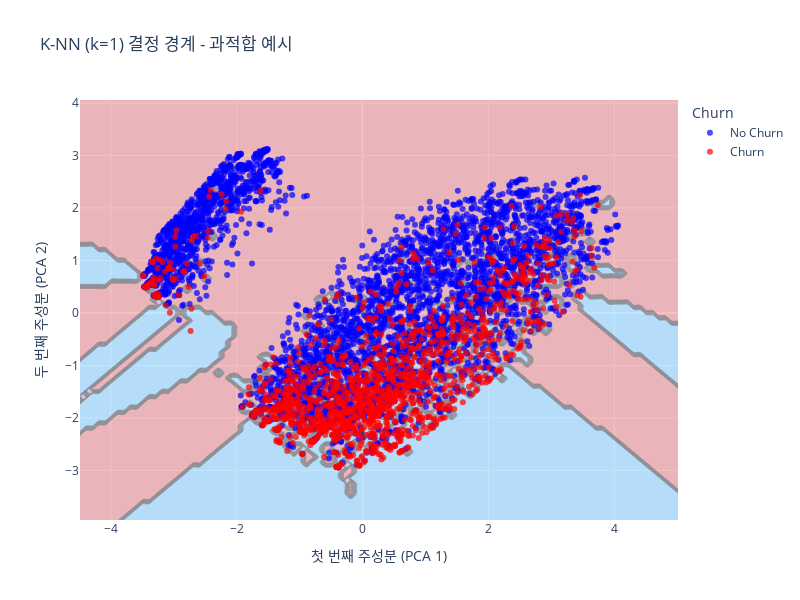
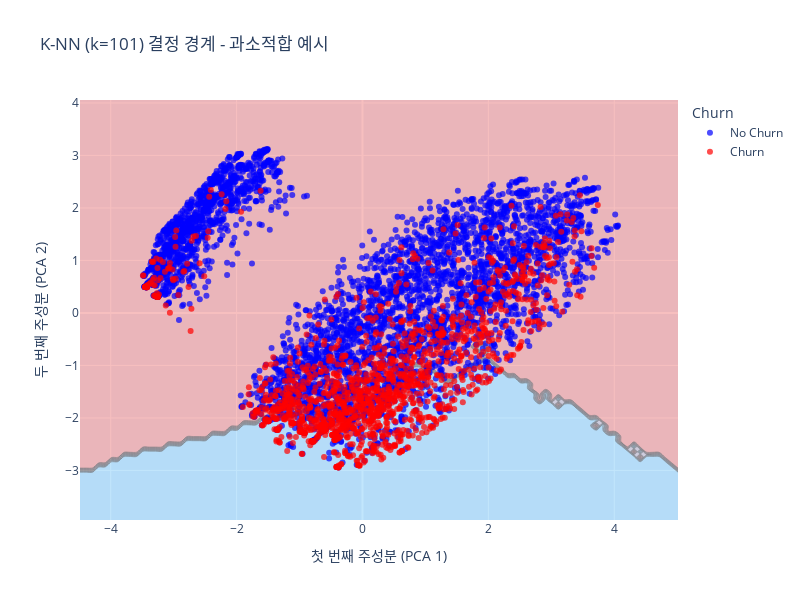

The notebook cell these images were saved under, in order:
### Markdown cell above
* **로지스틱 회귀**는 직선(선형)으로 클래스를 구분하려는 경향을 보입니다.
* **K-NN**은 데이터의 분포에 따라 더 복잡하고 구불구불한(비선형) 경계를 만듭니다.

#### ✏️ 연습문제 5: k값에 따른 결정 경계 변화 관찰하기

k값이 모델의 복잡도와 결정 경계에 어떤 영향을 미치는지 직접 확인해봅시다.

 `k=1` (가장 복잡한 모델)과 `k=101` (매우 단순한 모델)일 때의 K-NN 결정 경계를 각각 시각화하고, 두 그래프의 차이점을 설명해보세요.

 HINT: `pipeline`과 `plot_decision_boundary` 함수를 사용하세요.

### Code cell
# 연습문제 5 코드
# k=1 일 때 결정 경계 시각화
knn_pipeline_1 = Pipeline(steps=[
    ('preprocessor', preprocessor),
    ('classifier', KNeighborsClassifier(n_neighbors=1))
])
plot_decision_boundary(knn_pipeline_1, X_train, y_train, "K-NN (k=1) 결정 경계 - 과적합 예시")

# k=101 일 때 결정 경계 시각화
knn_pipeline_101 = Pipeline(steps=[
    ('preprocessor', preprocessor),
    ('classifier', KNeighborsClassifier(n_neighbors=101))
])
plot_decision_boundary(knn_pipeline_101, X_train, y_train, "K-NN (k=101) 결정 경계 - 과소적합 예시")

# 두 그래프의 차이점을 마크다운 셀에 설명해보세요.
# 예: k=1일 때는 데이터 포인트 하나하나에 민감하게 반응하여 결정 경계가 매우 복잡하고 들쭉날쭉합니다. 이는 과적합의 특징입니다.
# 반면 k=101일 때는 경계가 매우 부드럽고 단순해져, 두 클래스를 잘 구분하지 못하는 과소적합 경향을 보입니다.

### Figure 1 — Plotly figure (JSON) as saved in the notebook; plotly's stock layout.template omitted (floating-point values rounded to 4 significant figures; data arrays with more than 128 entries replaced by an {"elided": "..."} marker saying what was removed)
{"data": [{"colorscale": [[0, "lightcoral"], [1, "lightskyblue"]], "opacity": 0.5, "showscale": false, "type": "contour", "x": [-4.488, -4.388, -4.288, -4.188, -4.088, -3.988, -3.888, -3.788, -3.688, -3.588, -3.488, -3.388, -3.288, -3.188, -3.088, -2.988, -2.888, -2.788, -2.688, -2.588, -2.488, -2.388, -2.288, -2.188, -2.088, -1.988, -1.888, -1.788, -1.688, -1.588, -1.488, -1.388, -1.288, -1.188, -1.088, -0.9876, -0.8876, -0.7876, -0.6876, -0.5876, -0.4876, -0.3876, -0.2876, -0.1876, -0.08762, 0.01238, 0.1124, 0.2124, 0.3124, 0.4124, 0.5124, 0.6124, 0.7124, 0.8124, 0.9124, 1.012, 1.112, 1.212, 1.312, 1.412, 1.512, 1.612, 1.712, 1.812, 1.912, 2.012, 2.112, 2.212, 2.312, 2.412, 2.512, 2.612, 2.712, 2.812, 2.912, 3.012, 3.112, 3.212, 3.312, 3.412, 3.512, 3.612, 3.712, 3.812, 3.912, 4.012, 4.112, 4.212, 4.312, 4.412, 4.512, 4.612, 4.712, 4.812, 4.912, 5.012], "y": [-3.944, -3.844, -3.744, -3.644, -3.544, -3.444, -3.344, -3.244, -3.144, -3.044, -2.944, -2.844, -2.744, -2.644, -2.544, -2.444, -2.344, -2.244, -2.144, -2.044, -1.944, -1.844, -1.744, -1.644, -1.544, -1.444, -1.344, -1.244, -1.144, -1.044, -0.9438, -0.8438, -0.7438, -0.6438, -0.5438, -0.4438, -0.3438, -0.2438, -0.1438, -0.04376, 0.05624, 0.1562, 0.2562, 0.3562, 0.4562, 0.5562, 0.6562, 0.7562, 0.8562, 0.9562, 1.056, 1.156, 1.256, 1.356, 1.456, 1.556, 1.656, 1.756, 1.856, 1.956, 2.056, 2.156, 2.256, 2.356, 2.456, 2.556, 2.656, 2.756, 2.856, 2.956, 3.056, 3.156, 3.256, 3.356, 3.456, 3.556, 3.656, 3.756, 3.856, 3.956, 4.056], "z": {"elided": "81x96 int values"}}, {"marker": {"color": "blue", "opacity": 0.7, "size": 6}, "mode": "markers", "name": "No Churn", "showlegend": true, "type": "scatter", "x": {"elided": "4139 float values"}, "y": {"elided": "4139 float values"}}, {"marker": {"color": "red", "opacity": 0.7, "size": 6}, "mode": "markers", "name": "Churn", "showlegend": true, "type": "scatter", "x": {"elided": "1495 float values"}, "y": {"elided": "1495 float values"}}], "layout": {"height": 600, "legend": {"title": {"text": "Churn"}}, "title": {"text": "K-NN (k=1) 결정 경계 - 과적합 예시"}, "width": 800, "xaxis": {"title": {"text": "첫 번째 주성분 (PCA 1)"}}, "yaxis": {"title": {"text": "두 번째 주성분 (PCA 2)"}}}}

### Figure 2 — Plotly figure (JSON) as saved in the notebook; plotly's stock layout.template omitted (floating-point values rounded to 4 significant figures; data arrays with more than 128 entries replaced by an {"elided": "..."} marker saying what was removed)
{"data": [{"colorscale": [[0, "lightcoral"], [1, "lightskyblue"]], "opacity": 0.5, "showscale": false, "type": "contour", "x": [-4.488, -4.388, -4.288, -4.188, -4.088, -3.988, -3.888, -3.788, -3.688, -3.588, -3.488, -3.388, -3.288, -3.188, -3.088, -2.988, -2.888, -2.788, -2.688, -2.588, -2.488, -2.388, -2.288, -2.188, -2.088, -1.988, -1.888, -1.788, -1.688, -1.588, -1.488, -1.388, -1.288, -1.188, -1.088, -0.9876, -0.8876, -0.7876, -0.6876, -0.5876, -0.4876, -0.3876, -0.2876, -0.1876, -0.08762, 0.01238, 0.1124, 0.2124, 0.3124, 0.4124, 0.5124, 0.6124, 0.7124, 0.8124, 0.9124, 1.012, 1.112, 1.212, 1.312, 1.412, 1.512, 1.612, 1.712, 1.812, 1.912, 2.012, 2.112, 2.212, 2.312, 2.412, 2.512, 2.612, 2.712, 2.812, 2.912, 3.012, 3.112, 3.212, 3.312, 3.412, 3.512, 3.612, 3.712, 3.812, 3.912, 4.012, 4.112, 4.212, 4.312, 4.412, 4.512, 4.612, 4.712, 4.812, 4.912, 5.012], "y": [-3.944, -3.844, -3.744, -3.644, -3.544, -3.444, -3.344, -3.244, -3.144, -3.044, -2.944, -2.844, -2.744, -2.644, -2.544, -2.444, -2.344, -2.244, -2.144, -2.044, -1.944, -1.844, -1.744, -1.644, -1.544, -1.444, -1.344, -1.244, -1.144, -1.044, -0.9438, -0.8438, -0.7438, -0.6438, -0.5438, -0.4438, -0.3438, -0.2438, -0.1438, -0.04376, 0.05624, 0.1562, 0.2562, 0.3562, 0.4562, 0.5562, 0.6562, 0.7562, 0.8562, 0.9562, 1.056, 1.156, 1.256, 1.356, 1.456, 1.556, 1.656, 1.756, 1.856, 1.956, 2.056, 2.156, 2.256, 2.356, 2.456, 2.556, 2.656, 2.756, 2.856, 2.956, 3.056, 3.156, 3.256, 3.356, 3.456, 3.556, 3.656, 3.756, 3.856, 3.956, 4.056], "z": {"elided": "81x96 int values"}}, {"marker": {"color": "blue", "opacity": 0.7, "size": 6}, "mode": "markers", "name": "No Churn", "showlegend": true, "type": "scatter", "x": {"elided": "4139 float values"}, "y": {"elided": "4139 float values"}}, {"marker": {"color": "red", "opacity": 0.7, "size": 6}, "mode": "markers", "name": "Churn", "showlegend": true, "type": "scatter", "x": {"elided": "1495 float values"}, "y": {"elided": "1495 float values"}}], "layout": {"height": 600, "legend": {"title": {"text": "Churn"}}, "title": {"text": "K-NN (k=101) 결정 경계 - 과소적합 예시"}, "width": 800, "xaxis": {"title": {"text": "첫 번째 주성분 (PCA 1)"}}, "yaxis": {"title": {"text": "두 번째 주성분 (PCA 2)"}}}}
